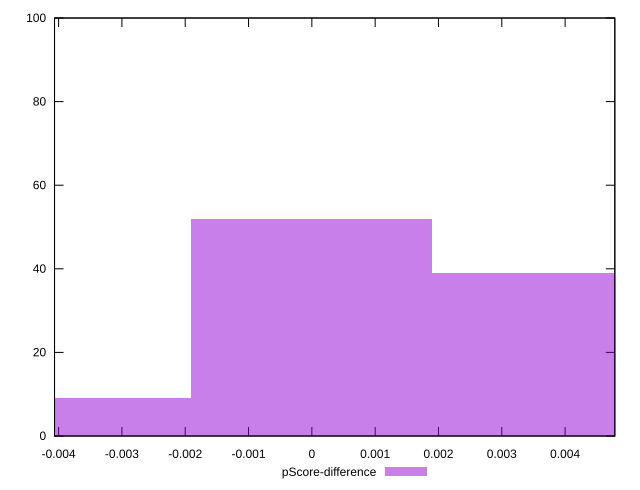

Write gnuplot code to recreate this figure.
reset

$pScoreDifference <<EOF
0 52
0.003804674326035652 39
-0.003804674326035652 9
EOF

set key outside below
set boxwidth 0.003804674326035652
set xrange [-0.004064201204456719:0.004785303932042351]
set yrange [0:100]
set trange [0:100]
set style fill transparent solid 0.5 noborder
set terminal svg size 640, 490 enhanced background rgb 'white'
set output "reports/report_00032_2021-02-25T10-28-15.087Z/bootup-time/samples/music/pScore-difference/histogram.svg"

plot $pScoreDifference title "pScore-difference" with boxes

reset
